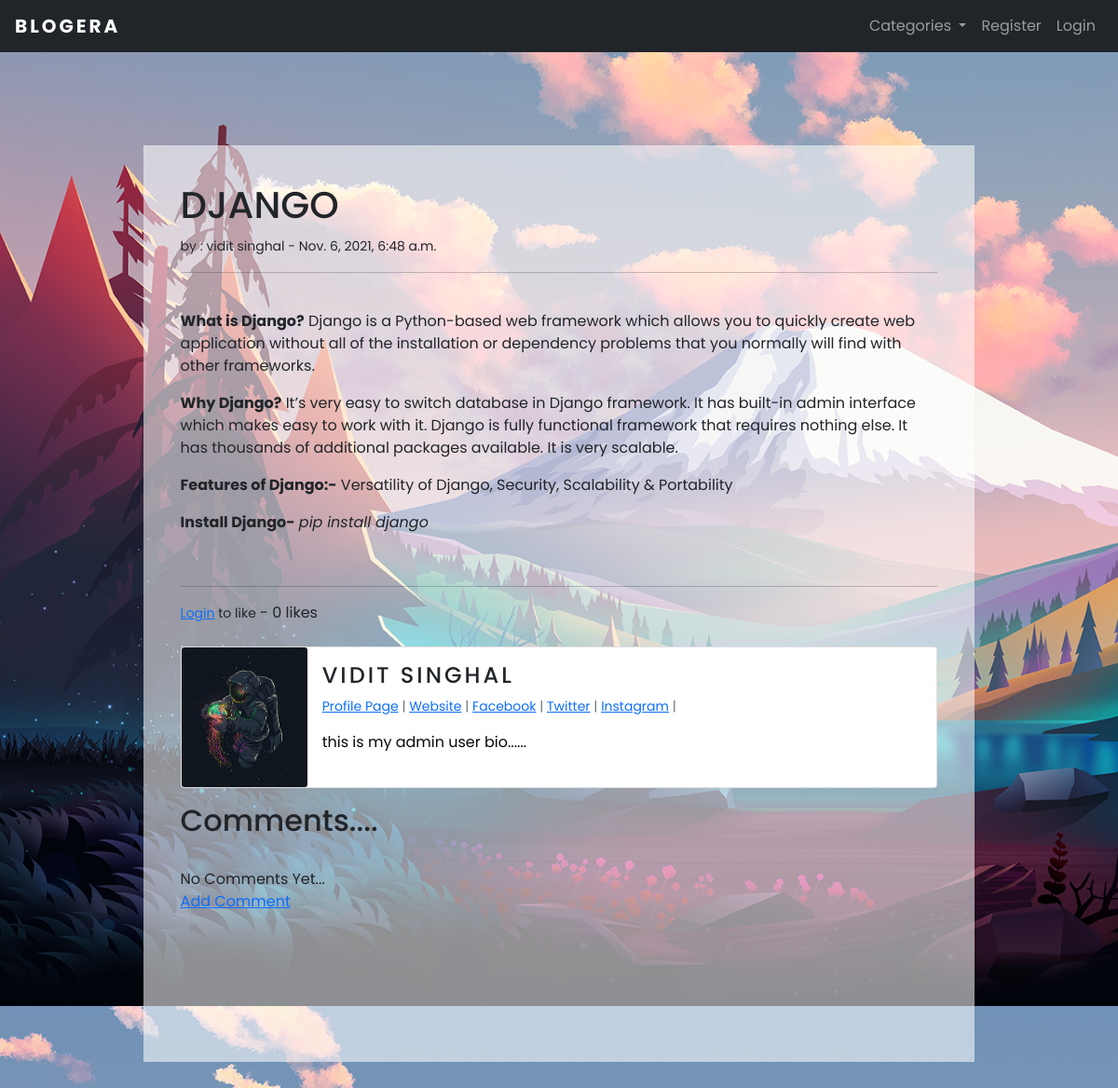
The page /article/18 on the database its author committed.
### theblog/models.py (models this page shows, shortened)
class Post(models.Model):
    title = models.CharField(max_length=255)
    header_image = models.ImageField(null=True, blank=True, upload_to="images/")
    author = models.ForeignKey(User, on_delete=models.CASCADE)
    body = RichTextField(blank=True, null=True)
    post_date = models.DateTimeField(auto_now_add=True)
    category = models.CharField(max_length=255, default='coding')
    snippet = models.CharField(max_length=255, default='Click The Above Link To Read Blog Post..')
    likes = models.ManyToManyField(User, related_name='blog_posts')
    def total_likes(self):
        return self.likes.count()

class Profile(models.Model):
    user = models.OneToOneField(User, null=True, on_delete=models.CASCADE)
    bio = models.TextField()
    profile_pic = models.ImageField(null=True, upload_to="images/profile/")
    website_url = models.CharField(max_length=255, null=True, blank=True)
    facebook_url = models.CharField(max_length=255, null=True, blank=True)
    twitter_url = models.CharField(max_length=255, null=True, blank=True)
    instagram_url = models.CharField(max_length=255, null=True, blank=True)
    github_url = models.CharField(max_length=255, null=True, blank=True)

### theblog/views.py (the view)
# urls.py: path('article/<int:pk>', ArticleDetailView.as_view(), name='article-detail'),
class ArticleDetailView(DetailView):
    model = Post
    template_name = 'article_detail.html'
    def get_context_data(self, *args, **kwargs):
        cat_menu = Category.objects.all()
        context = super(ArticleDetailView, self).get_context_data(
            *args, **kwargs)
        stuff = get_object_or_404(Post, id=self.kwargs['pk'])
        total_likes = stuff.total_likes()
        liked = False
        if stuff.likes.filter(id=self.request.user.id).exists():
            liked = True
        context["cat_menu"] = cat_menu
        context["total_likes"] = total_likes
        context["liked"] = liked
        return context

### theblog/models.py (called while the page is built)
    def __str__(self):
        return self.name

### theblog/templates/article_detail.html (shortened to what this page needs)
{% extends 'base.html' %}
{% load static %}
{% block content %}
<head>
</head>
<div class="container">
<div class="content">
<div id="capital-title">
<h1>{{ post.title }}</h1>
</div>
<small>by :
    {{ post.author.first_name}}
    {{ post.author.last_name}} -
    {{ post.post_date }}
</small>
<br />
<hr>
<br />
{{ post.body|safe }}
<br /><hr>
<form action="{% url 'like_post' post.pk %}" method="POST">
    {% if user.is_authenticated %}
    {% if liked %}
    <button type="submit" name="post_id" value="{{ post.id }}" class="btn btn-solid-lg">Unlike</button>
    {% else %}
    <button type="submit" name="post_id" value="{{ post.id }}" class="btn btn-solid-lg">Like</button>
    {% endif %}
    {% else %}
    <small><a href="{% url 'login' %}">Login</a> to like</small>
    {% endif %}
    - {{ total_likes }} likes
</form>
<br />
<div class="card mb-3">
    <div class="row g-0">
        <div class="col-md-2">
            {% load static %}
            {% if post.author.profile.profile_pic is None %}
            <img id="profile-image" src="{% static 'theblog/images/placeholder.jpg' %}" class="card-img">
            {% else %}
            <img id="profile-image" src="{{ post.author.profile.profile_pic.url }}" class="card-img">
            {% endif %}
        </div>
        <div class="col-md-10">
            <div class="card-body">
                <h5 class="card-title">
                    {{ post.author.first_name}}
                    {{ post.author.last_name}}
                </h5>
                <p class="small text-muted">
                    <a href="{% url 'show_profile_page' post.author.profile.id %}">Profile Page</a> |
                    {% if post.author.profile.website_url%}
                    <a href="{{ post.author.profile.website_url}}">Website</a> |
                    {% endif %}
                    {% if post.author.profile.facebook_url%}
                    <a href="{{ post.author.profile.facebook_url}}">Facebook</a> |
                    {% endif %}
                    {% if post.author.profile.twitter_url%}
                    <a href="{{ post.author.profile.twitter_url}}">Twitter</a> |
                    {% endif %}
                    {% if post.author.profile.instagram_url%}
                    <a href="{{ post.author.profile.instagram_url}}">Instagram</a> |
                    {% endif %}
                </p>
                <p id="profile-bio" class="card-text">{{ post.author.profile.bio}}</p>
            </div>
        </div>
    </div>
</div>
<h2>Comments....</h2>
<br />
{% if not post.comments.all %}
    No Comments Yet...
    <br/>
    <a href="{% url 'add_comment' post.pk %}">Add Comment</a>
<br/>
<br/><br/>
<br/><br/>
<br/>
{% endif %}
</div>
</div>
{% endblock %}

### static/theblog/css/styles.css (style rules this page uses)
body, html { font-family: "Poppins", Arial, Helvetica, sans-serif; }
.card-title { letter-spacing: 3px; font-size: x-large; text-transform: uppercase; }
#capital-title { text-transform: uppercase; }
.card-text { color: rgb(0, 0, 0); }
#profile-bio { color: rgb(8, 8, 7); }
#profile-image { height: 150px; object-fit: cover; }

### theblog/templates/base.html (style rules this page uses)
body { background-image: url(/static/theblog/images/background.png); background-size: cover; background-attachment: fixed; background-position-y: -10rem; }

### theblog/templates/article_detail.html (style rules this page uses)
.content { background-color: rgba(255, 255, 255, 0.555); width: 80%; padding: 40px; margin: 100px auto; }

### rows shown on the page
Post: title "DJANGO", author.first_name "vidit", author.last_name "singhal", post_date "Nov. 6, 2021, 6:48 a.m.", body "What is Django? Django is a Python-based web framework which allows you to quickly create web application without all of the installation or dependency problems that you normally will find with other frameworks. Why Django? It’s very easy to switch database in Django framework. It has built-in admin interface which makes easy to work with it. Django is fully functional framework that requires nothing else. It has thousands of additional packages available. It is very scalable. Features of Django:- Versatility of Django, Security, Scalability & Portability Install Django- pip install django", author.profile.profile_pic (picture), author.first_name "VIDIT", author.last_name "SINGHAL", author.profile.bio "this is my admin user bio......"

### other values the page prints
{{ total_likes }} "0"
